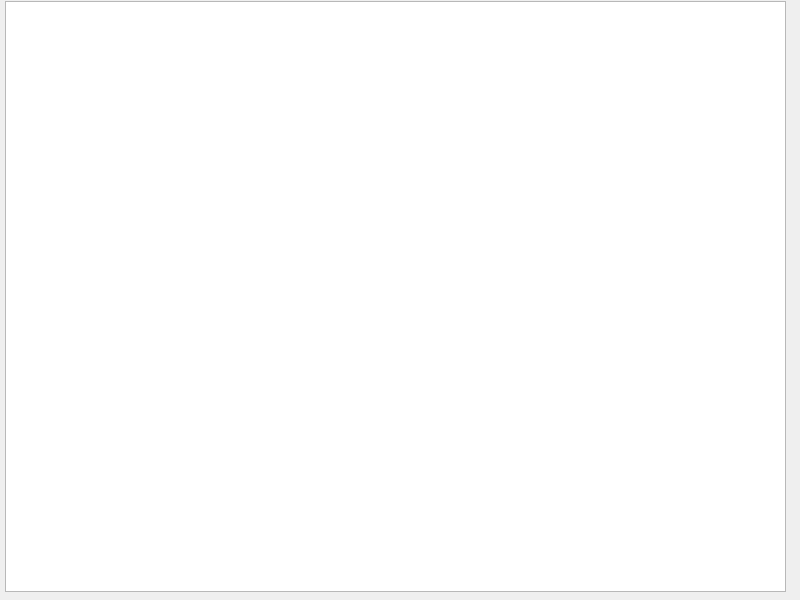
<?xml version="1.0" encoding="UTF-8"?>
<ui version="4.0">
 <class>Widget</class>
 <widget class="QWidget" name="Widget">
  <property name="geometry">
   <rect>
    <x>0</x>
    <y>0</y>
    <width>800</width>
    <height>600</height>
   </rect>
  </property>
  <property name="windowTitle">
   <string>Widget</string>
  </property>
  <widget class="QGraphicsView" name="graphicsView">
   <property name="geometry">
    <rect>
     <x>5</x>
     <y>1</y>
     <width>781</width>
     <height>591</height>
    </rect>
   </property>
  </widget>
 </widget>
 <resources/>
 <connections/>
</ui>
